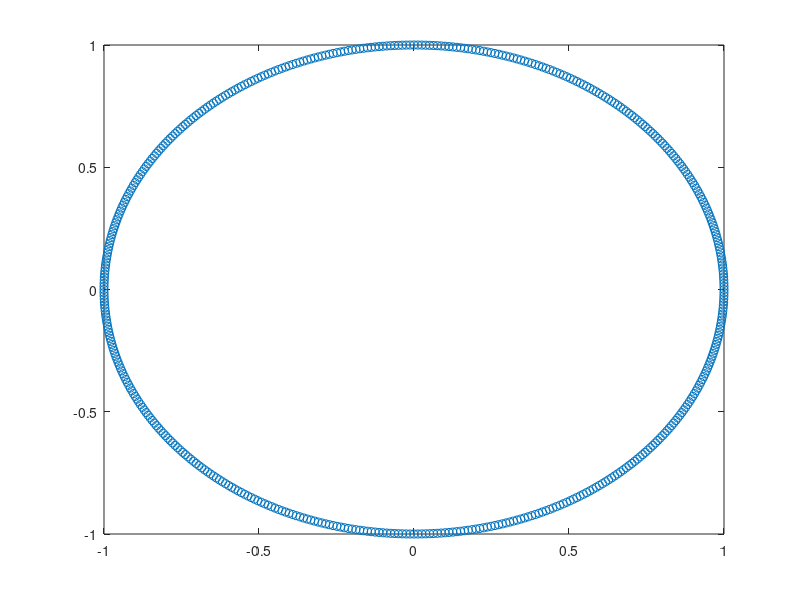

MATLAB code to generate this figure:
clear all, format short

%define angular resolution and sigma values
res=500;
sigvals=0:(1/res):2*pi;

%define radius
r=1;

figure(1);
for n=1:res
    
%define circle coordinates
x(n)=r*cos(sigvals(n)*2*pi);
y(n)=r*sin(sigvals(n)*2*pi);

plot(x,y,'o');
drawnow;

end

